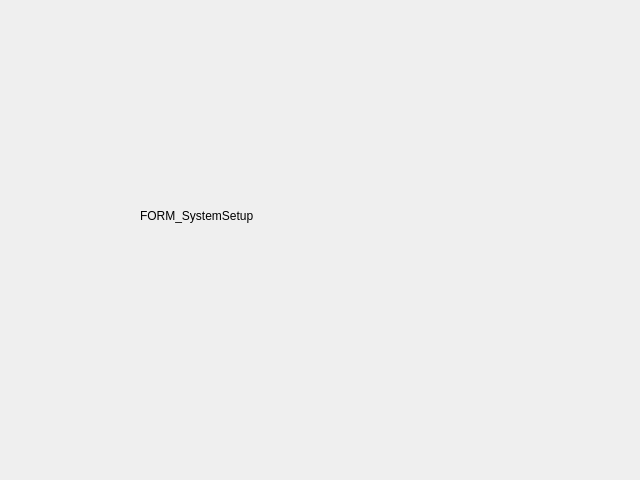
<?xml version="1.0" encoding="UTF-8"?>
<ui version="4.0">
 <class>FORM_SystemSetup</class>
 <widget class="QWidget" name="FORM_SystemSetup">
  <property name="geometry">
   <rect>
    <x>0</x>
    <y>0</y>
    <width>640</width>
    <height>480</height>
   </rect>
  </property>
  <property name="windowTitle">
   <string>Form</string>
  </property>
  <widget class="QLabel" name="label">
   <property name="geometry">
    <rect>
     <x>140</x>
     <y>190</y>
     <width>261</width>
     <height>51</height>
    </rect>
   </property>
   <property name="text">
    <string>FORM_SystemSetup</string>
   </property>
  </widget>
 </widget>
 <resources/>
 <connections/>
</ui>
